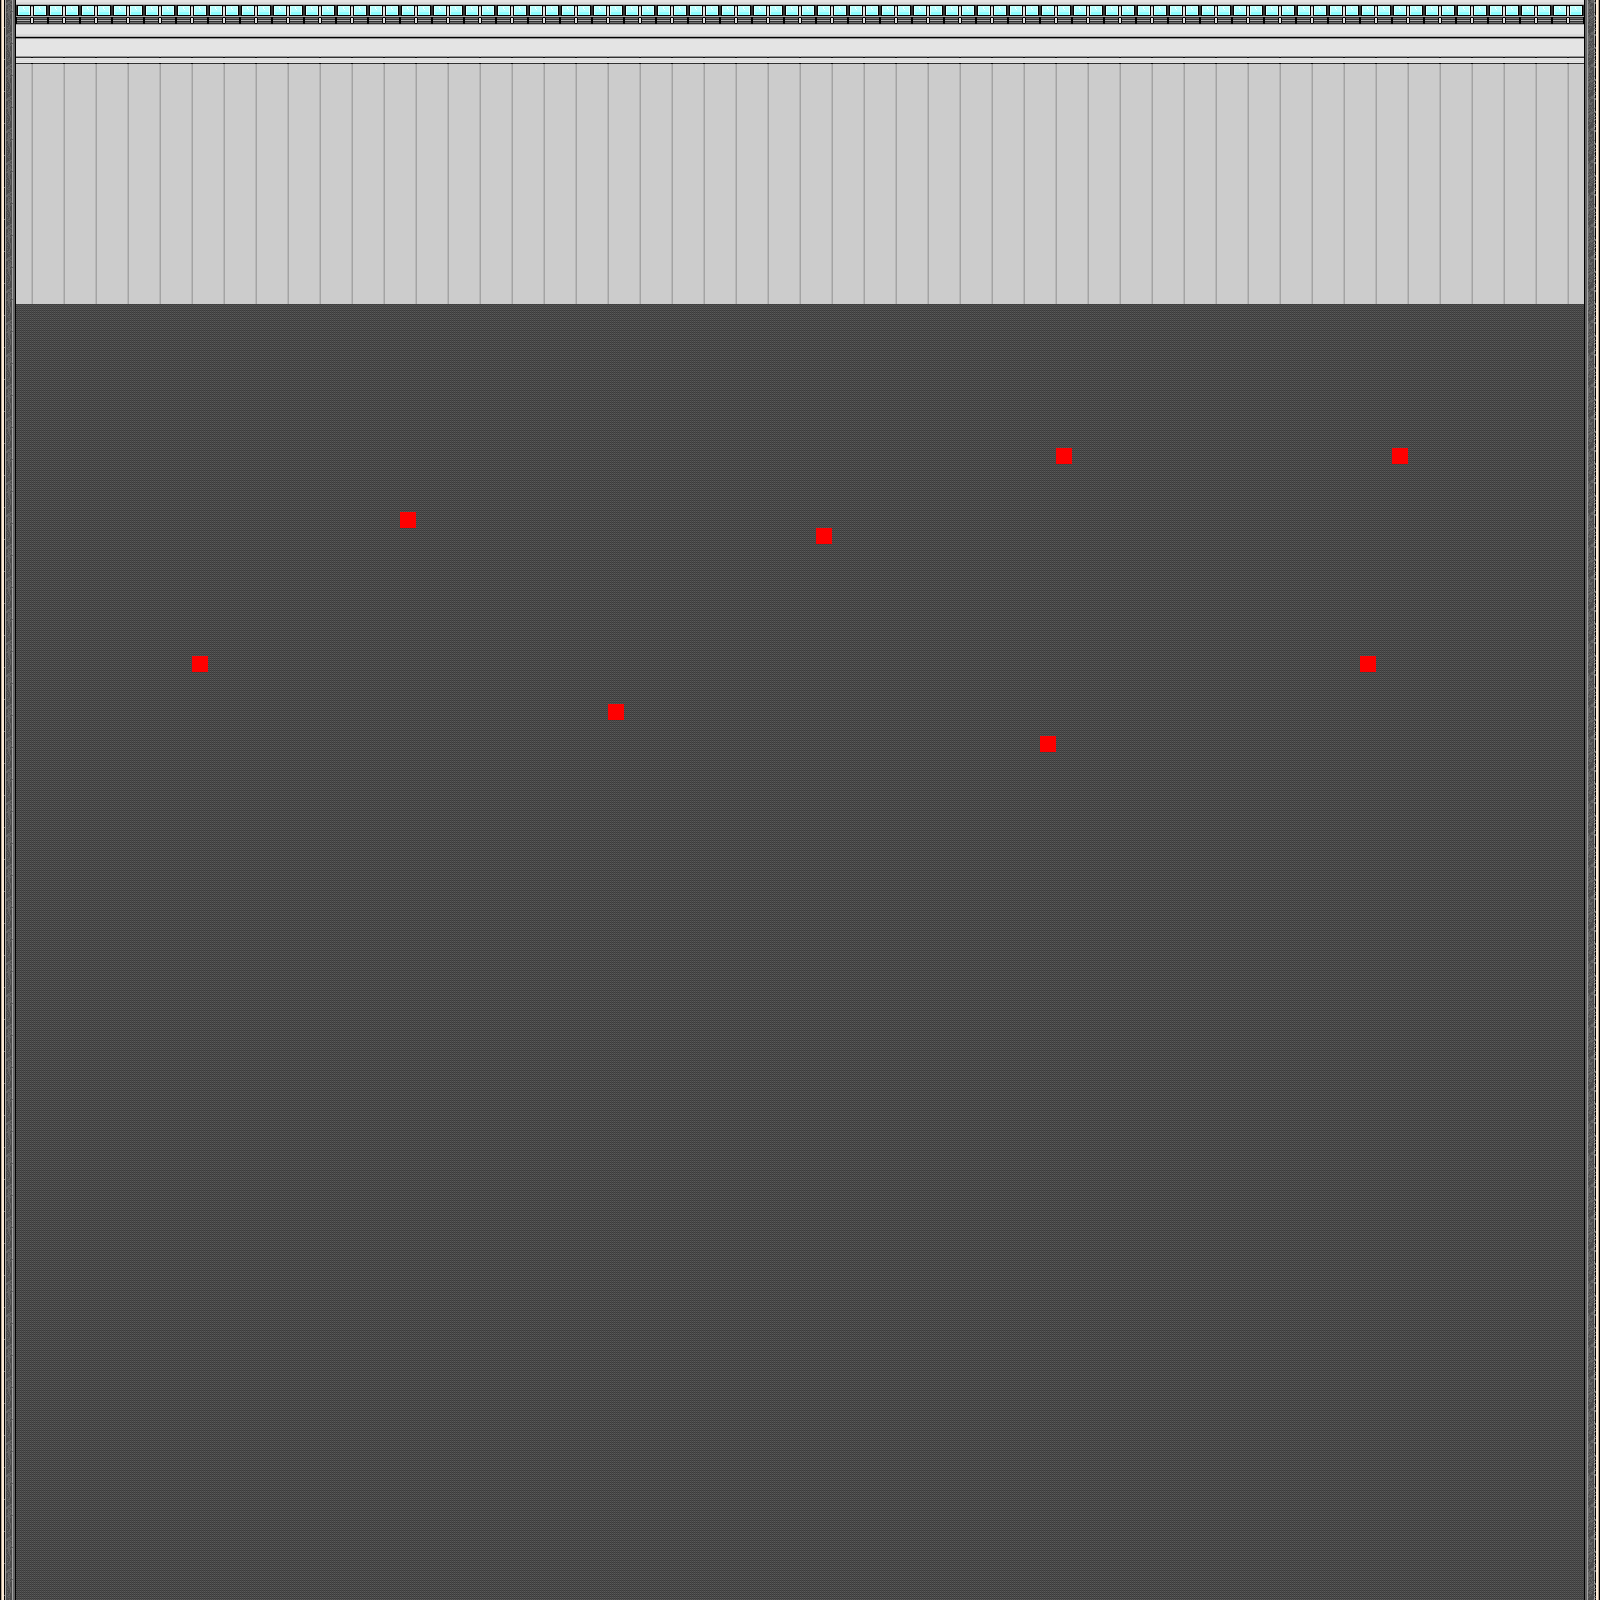

This is a level from a 2D game, rendered from its Tiled map with the project's own tilesets. A one-line summary and the map file follow, with tile-layer data summarised:
An orthogonal 100x100 tile map with 16x16 px tiles, 6 tile layers (Floor, Backwalls, Windows, Leftwalls, ...).

<map version="1.0" orientation="orthogonal" width="100" height="100" tilewidth="16" tileheight="16">
 <tileset firstgid="1" name="scraproom" tilewidth="16" tileheight="16">
  <image source="../multimedia/default-contentpack/images/tilesets/scraproom.png" width="64" height="128" />
 </tileset>
 <layer name="Floor" width="100" height="100">
  <data>[10000 cells, 10000 non-empty, 1 distinct tile ids]</data>
 </layer>
 <layer name="Backwalls" width="100" height="100">
  <data>[10000 cells, 1900 non-empty, 4 distinct tile ids]</data>
 </layer>
 <layer name="Windows" width="100" height="100">
  <data>[10000 cells, 400 non-empty, 8 distinct tile ids]</data>
 </layer>
 <layer name="Leftwalls" width="100" height="100">
  <data>[10000 cells, 100 non-empty, 2 distinct tile ids]</data>
 </layer>
 <layer name="Rightwalls" width="100" height="100">
  <data>[10000 cells, 100 non-empty, 2 distinct tile ids]</data>
 </layer>
 <layer name="Spawnpoints" width="100" height="100">
  <data>[10000 cells, 8 non-empty, 1 distinct tile ids]</data>
 </layer>
</map>
